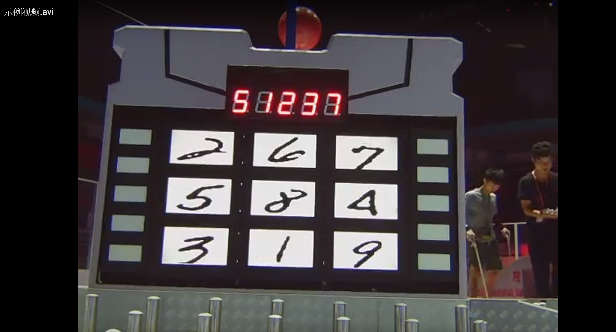
//> input picture week2_practice/Rune2.png, 616 x 332 px, given in place of Rune2.jpg, which was not available
$ ./assignment2_3_edge_detection   (built with g++ and OpenCV 4)
//> lines starting //> are read from the running program, lines starting //| are printed output that depends on the picture; after the words box and inside, x2 and y2 are one past the last pixel; in counts of white or black regions, pixels touching at a corner belong together; pictures that were not available may be replaced by others from this repository, and a replacement may not be noted
#include <opencv2/core.hpp>
#include <opencv2/imgcodecs.hpp>
#include <opencv2/highgui.hpp>
#include <iostream>
#include "opencv2/imgproc.hpp"
#include "opencv2/imgcodecs.hpp"
#include "opencv2/highgui.hpp"
#include <iostream>
#include <string>
using namespace cv;
using namespace std;

Mat gray_src;
int thresh = 100;
RNG rng(12345);
int max_binary_value=255;

void threshold( );

int main( int argc, char** argv )
{
    //2.a
    String srcName( "Rune2" ); // by default or we can ask the user for input
    int i=0;

    if( argc > 1)
    {
        srcName = argv[1];
    }
    Mat src;

    src = imread( srcName+".jpg", IMREAD_COLOR );
//> src is the input picture: 332 rows x 616 cols, CV_8UC3; mean B, G, R 59.8, 57.7, 63
    i=1;
    if (src.empty()){
		src = imread( srcName+".png", IMREAD_COLOR );
        i=2;
    }

    if( src.empty() )
    {
        cout <<  "Could not open or find the src" << std::endl ;
        return -1;
    }
	namedWindow( "Display window", WINDOW_AUTOSIZE ); // Create a window for display.
    imshow( "Display window", src );  // Show our src inside it.

    //2.b
    cout<<srcName<<" size: "<<src.size()<<endl;
//| Rune2 size: [616 x 332]
    Mat src_copy=src.clone();
    imwrite(srcName+"_copy.jpg", src_copy);

	//2.c
	String srcFile;
	if (i==1){
		srcFile=srcName+=".jpg";
	}else if(i==2){
		srcFile=srcName+=".png";
	}

	cvtColor(src, gray_src, COLOR_BGR2GRAY);
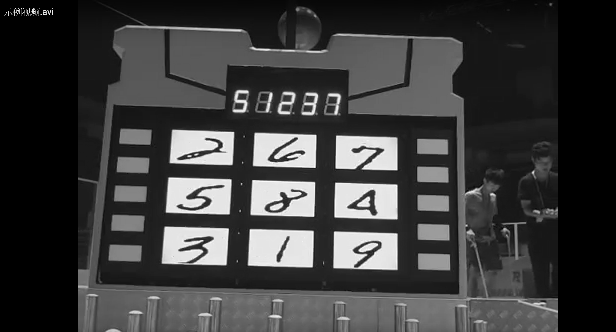
//> gray_src: 332 rows x 616 cols, CV_8UC1; min 0, max 255, mean 59.5

	Mat binary_src;
	if (i==1){
		threshold( gray_src, binary_src, 196, max_binary_value, 0 );
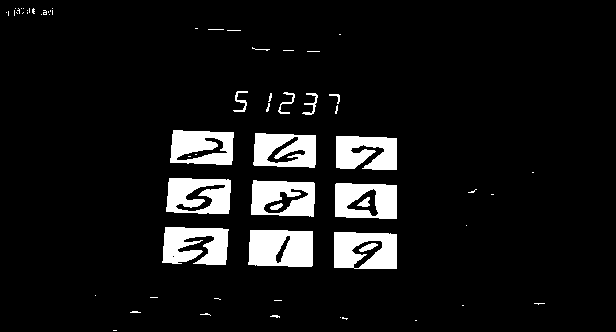
//> binary_src: 332 rows x 616 cols, CV_8UC1; 8.4% white; 65 white regions (46 under 20 px), largest, box (x1, y1, x2, y2) and area: (248, 230, 313, 267) 2162, (162, 227, 229, 265) 1935, (334, 232, 397, 269) 1863
	}else if (i==2){
		threshold( gray_src, binary_src, 221, max_binary_value, 0 );
	}
	namedWindow( "Binary: ", WINDOW_AUTOSIZE );
	imshow( "Binary: ", binary_src );

	threshold( );

    waitKey(0); // Wait for a keystroke in the window
    return 0;
}

void threshold( )
{
    Mat canny_output;
    Canny( gray_src, canny_output, thresh, thresh*2 );
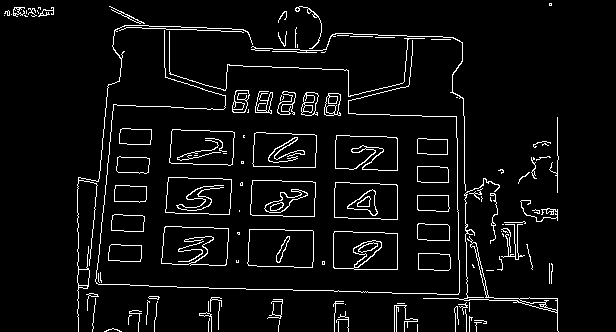
//> canny_output: 332 rows x 616 cols, CV_8UC1; 5.2% white in thin lines or dots, all inside (x1, y1, x2, y2) = (4, 3, 559, 332)
    vector<vector<Point> > contours;
    vector<Vec4i> hierarchy;
    findContours( canny_output, contours, hierarchy, RETR_TREE, CHAIN_APPROX_SIMPLE );
//> contours = 214 contours, 123 with area under 20; largest, box (x1, y1, x2, y2) and area: (161, 226, 229, 266) 2404, (161, 226, 229, 266) 2382, (247, 229, 314, 268) 2371, (247, 229, 314, 268) 2370, (333, 231, 398, 270) 2352
    Mat drawing = Mat::zeros( canny_output.size(), CV_8UC3 );
    for( size_t i = 0; i< contours.size(); i++ )
    {
        Scalar color = Scalar( rng.uniform(0, 256), rng.uniform(0,256), rng.uniform(0,256) );
		color = Scalar( 0, 0,255);
        drawContours( drawing, contours, (int)i, color, 2, LINE_8, hierarchy, 0 );
    }
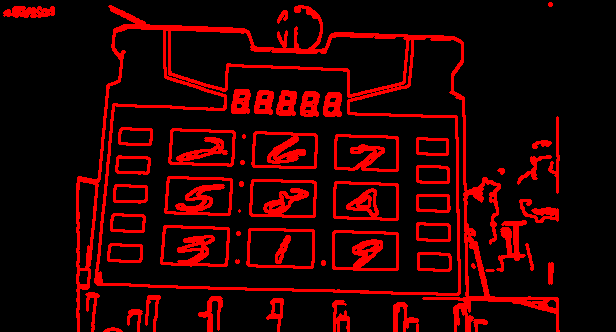
//> drawing: 332 rows x 616 cols, CV_8UC3; mean B, G, R 0, 0, 39.6
    imshow( "Contours", drawing );
}

$ run again, with week2_practice/Rune1.jpg saved as week2_practice/Rune2.png
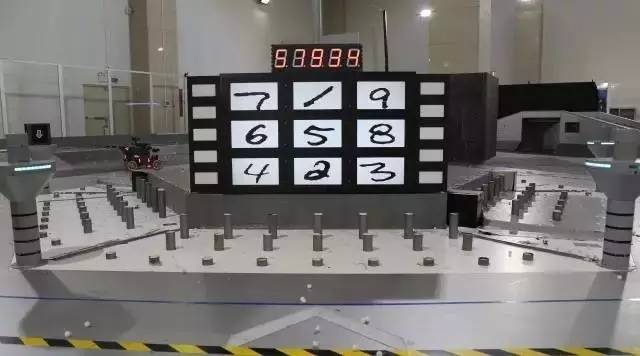
//> input picture week2_practice/Rune1.jpg, 640 x 356 px, given in place of Rune2.jpg, which was not available
//> src is the input picture: 356 rows x 640 cols, CV_8UC3; mean B, G, R 111.9, 113.6, 116.4
//| Rune2 size: [640 x 356]
//> `threshold( gray_src, binary_src, 196, max_binary_value, 0 );`:
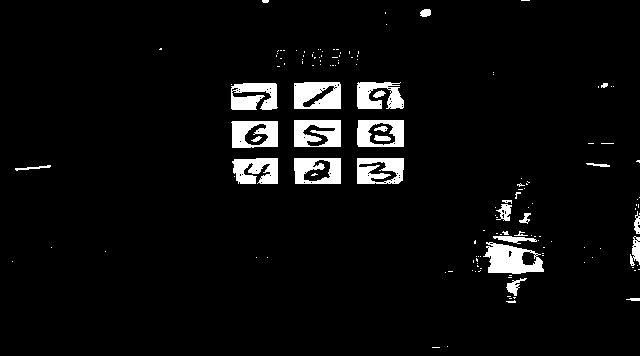
//> binary_src: 356 rows x 640 cols, CV_8UC1; 5% white; 148 white regions (121 under 20 px), largest, box (x1, y1, x2, y2) and area: (483, 242, 544, 274) 1203, (294, 82, 341, 109) 1070, (294, 120, 341, 147) 1000
//> canny_output: 356 rows x 640 cols, CV_8UC1; 7.5% white in thin lines or dots
//> contours = 420 contours, 276 with area under 20; largest, box (x1, y1, x2, y2) and area: (293, 119, 342, 148) 1336, (356, 81, 406, 110) 1336, (293, 119, 342, 148) 1334, (293, 81, 342, 110) 1329, (293, 81, 342, 110) 1328
//> after the loop in threshold, `for( size_t i = 0; i< contours.size(); i++ )`:
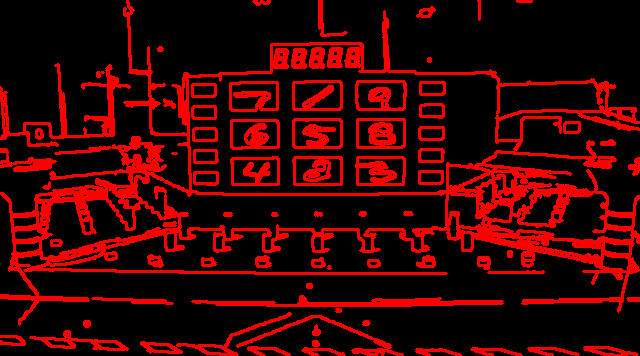
//> drawing: 356 rows x 640 cols, CV_8UC3; mean B, G, R 0, 0, 56.1
